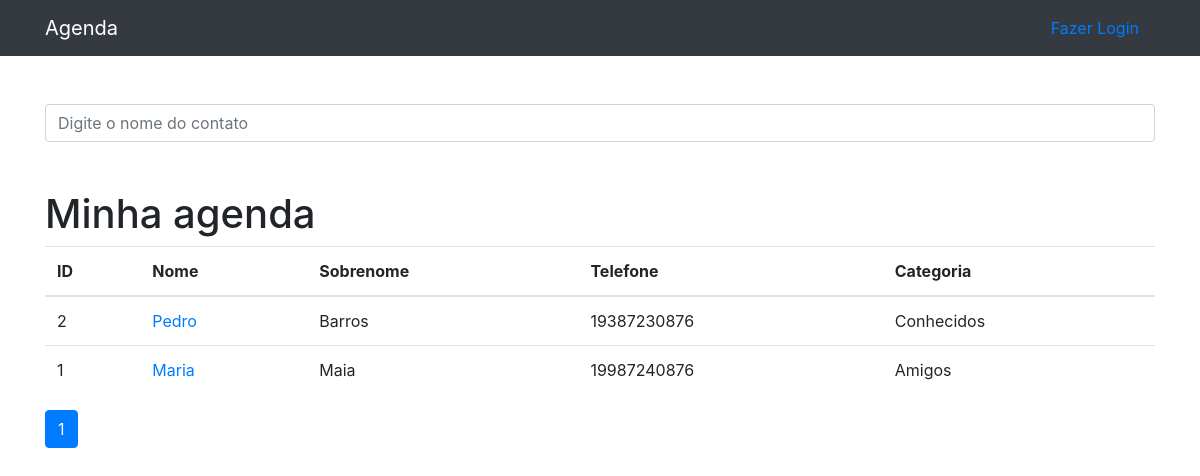
The page / on the database its author committed.
### contatos/models.py (models this page shows, shortened)
class Contato(models.Model):
    nome = models.CharField(max_length=255)
    sobrenome = models.CharField(max_length=255, blank=True)
    telefone = models.CharField(max_length=255)
    email = models.CharField(max_length=255, blank =True)
    datacriacao = models.DateTimeField(default = timezone.now)
    descricao = models.TextField(blank=True)
    categoria = models.ForeignKey(Categoria, on_delete=models.DO_NOTHING)
    mostrar = models.BooleanField(default=True)
    foto = models.ImageField(blank = True, upload_to = 'fotos/%Y/%m/')

class Categoria(models.Model):
    nome = models.CharField(max_length=255)
    def __str__(self):
        return self.nome

### contatos/views.py (the view)
# urls.py: path('',views.index,name='index'),
def index(request):
    contatos = Contato.objects.order_by('-id').filter(
        mostrar = True
    )
    paginator = Paginator(contatos,20)
    page = request.GET.get('p')
    contatos = paginator.get_page(page)
    return render(request,'contatos/index.html',{
        'contatos':contatos
    })

### contatos/templates/contatos/index.html
{%extends 'base.html'%}
{%block conteudo%}
<h1 class="mt-5">Minha agenda</h1>
        <table class="table">
          <thead>
            <tr>
              <th>ID</th>
              <th>Nome</th>
              <th>Sobrenome</th>
              <th>Telefone</th>
              <th>Categoria</th>
            </tr>
          </thead>
          <tbody>
            {% for contato in contatos%}
                <tr>
                  <td>{{contato.id}}</td>
                  <td>
                  <a href="{% url 'ver_contato' contato.id%}"> {{contato.nome}}</a>
                  </td>
                  <td>{{contato.sobrenome}}</td>
                  <td>{{contato.telefone}}</td>
                  <td>{{contato.categoria}}</td>
                </tr>
            {%endfor%}
          </tbody>
        </table>
<nav aria-label="Page navigation example">
  <ul class="pagination">
    {% for pagina in contatos.paginator.page_range%}
      {% if contatos.number == pagina %}
    <li class="page-item active"><a class="page-link" href="?p={{pagina}}">{{pagina}}</a></li>
      {%else%}
      <li class="page-item"><a class="page-link" href="?p={{pagina}}">{{pagina}}</a></li>
      {%endif%}
    {%endfor%}
  </ul>
</nav>
{%endblock%}

### rows shown on the page
Contato: id "2", nome "Pedro", sobrenome "Barros", telefone "19387230876", categoria "Conhecidos"
Contato: id "1", nome "Maria", sobrenome "Maia", telefone "19987240876", categoria "Amigos"

### other values the page prints
{{ pagina }} "1"
